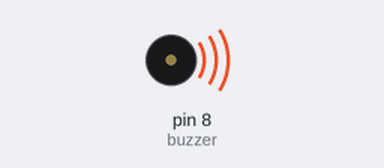
Simulated run of this sketch. Board: Arduino Uno, built with avr-gcc and run on an emulated ATmega328P. On the bench: buzzer (waves = sounding).

Above: at 0.1 s.
At 14.0 s:
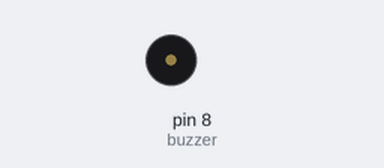
Timing chart, 0 to 15.5 s (numbered marks = the images above):
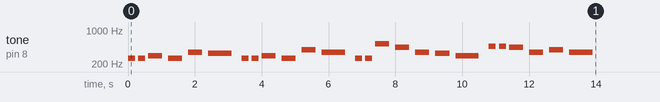

The sketch:

arduinoCode.ino
```cpp
int buzzer = 8;

int melody[] = {
  262, 262, 294, 262, 349, 330,
  262, 262, 294, 262, 392, 349,
  262, 262, 523, 440, 349, 330, 294,
  466, 466, 440, 349, 392, 349
};

int duration[] = {
  300, 300, 600, 600, 600, 1000,
  300, 300, 600, 600, 600, 1000,
  300, 300, 600, 600, 600, 600, 1000,
  300, 300, 600, 600, 600, 1000
};

void setup() {
  for (int i = 0; i < 25; i++) {
    tone(buzzer, melody[i]);
    delay(duration[i] * 0.7);
    noTone(buzzer);
    delay(duration[i] * 0.3);
  }
}

void loop() {
}
```
